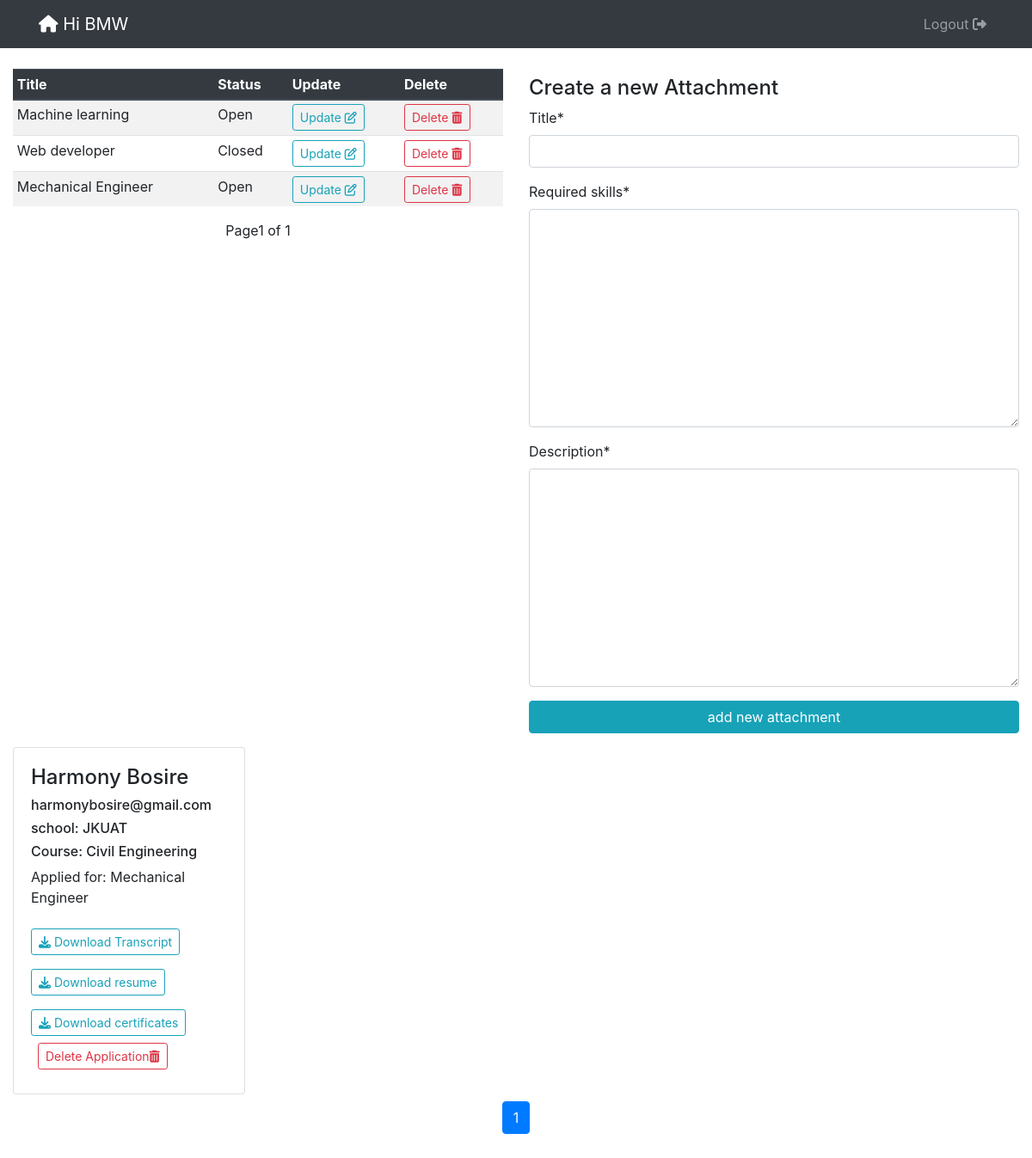
/companies/13/ (signed in), run on the app's committed database.
### openings/models.py (models this page shows, shortened)
class User(AbstractUser):
    is_student = models.BooleanField(default=False)
    is_company = models.BooleanField(default=False)
    is_school = models.BooleanField(default=False)
    first_name = models.CharField(max_length=100)
    last_name = models.CharField(max_length=100)
    official_name = models.CharField(max_length=100, null=True, default="school")
    email = models.CharField(max_length=100, null=True)

class Jobs(models.Model):
    title = models.CharField(max_length=1000)
    required_skills = RichTextField()
    is_open = models.BooleanField(default=True)
    company = models.ForeignKey(Company, on_delete=models.CASCADE, default="Null",null=True)
    description = RichTextField(null=True)

class Application(models.Model):
    job = models.ForeignKey(Jobs, on_delete=models.CASCADE)
    company = models.ForeignKey(Company, on_delete=models.CASCADE, null=True)
    student = models.ForeignKey(Student, on_delete=models.CASCADE)
    upload_cv = models.FileField(upload_to=cert_path, blank=False, null=True)
    upload_certifications = models.FileField(upload_to=cert_path, blank=True, null=True)

class Student(models.Model):
    user = models.OneToOneField(User, on_delete=models.CASCADE)
    school = models.ForeignKey(School, on_delete=models.CASCADE, null=True)
    course = models.CharField(max_length=100, null=True )
    transcript = models.FileField(upload_to=file_path,null=True)

class School(models.Model):
    user = models.OneToOneField(User, on_delete=models.CASCADE)
    reg_no = models.CharField(max_length=100, null=True, unique=True)
    def __str__(self):
        return self.user.username

### openings/views.py (the view, shortened to what this page needs)
# urls.py: path('companies/<str:id>/',  company, name="company"),
@login_required
def company(request, id):
    company = Company.objects.filter(id=request.user.company.id).first()
    job = Jobs.objects.filter(company=company).order_by('-id')
    applications = Application.objects.filter(company_id=request.user.company.id).order_by('-id')
    paginator = Paginator(applications, 4)
    page_number = request.GET.get('page')
    application_obj = paginator.get_page(page_number)
    page = request.GET.get('page', 1)
    paginator = Paginator(job, 15)
    try:
        jobs = paginator.page(page)
    except PageNotAnInteger:
        jobs = paginator.page(1)
    except EmptyPage:
        jobs = paginator.page(paginator.num_pages)
    form = JobForm()
    context = {
        'jobs':jobs,
        'company':company,
        'form':form,
        'application_obj':application_obj
    }
    return render(request, 'company.html', context)

### openings/forms.py (shortened to what this page needs)
class JobForm(ModelForm):
    class Meta:
        model = Jobs
        fields = ('title', 'required_skills', 'is_open', 'description')
        widgets = {'is_open': forms.HiddenInput()}

### templates/company.html (shortened to what this page needs)
{% extends 'base.html' %}
{% load crispy_forms_tags %}
{% block content %}
<header class="site-header">
  <nav class="navbar navbar-expand-md navbar-dark bg-dark ">
    <div class="container">
      <a class="navbar-brand mr-4" href=""><i class="fas fa-home"></i> Hi {{user.username}}</a>
      <div class="collapse navbar-collapse" id="navbarToggle">
        <div class="navbar-nav">
            <a class="nav-item nav-link" href="{% url 'logout' %}">Logout <i class="fas fa-sign-out-alt"></i> </a>
        </div>
      </div>
    </div>
  </nav>
</header>
<div class="container-fluid mt-4 mb-4">
    <div class="row">
        <div class="col-md-6">
            <div class="table-responsive">
                <table class="table table-sm table-striped table-hover">
                  <thead class=" thead-dark">
                    <tr>
                      <th scope="col">Title</th>
                      <th scope="col">Status
                      </th>
                      <th scope="col">Update</th>
                      <th scope="col">Delete</th>
                    </tr>
                  </thead>
                  <tbody>
                    {% for job in jobs %}
                      <tr>
                          <td>{{job.title}}</td>
                          {% if job.is_open == True %}
                            <td>Open</td>
                          {% else %}
                           <td>Closed</td>
                          {% endif %}
                          <td><a class="btn btn-outline-info btn-sm" href="{% url 'update_job' job.id %}">Update <i class="far fa-edit"> </i></a></td>
                          <td><a class="btn btn-outline-danger btn-sm" href="{% url 'delete_job' job.id %}">Delete <i class="fas fa-trash-alt"></i></a></td>
                          </tr>
                    {% endfor %}
                  </tbody>
                  </table>
                </div>
                    <div class="pagination align-items-center justify-content-center">
                      <span class="step-links">
                          <span class="current">
                               Page{{ jobs.number }} of {{ jobs.paginator.num_pages }}
                          </span>
                      </span>
                  </div>
        </div>
        <div class="col-md-6 mt-2 mb-2">
            <h4>Create a new Attachment</h4>
            <form action="" method="post">
                {{ form|crispy}}
                <input class="btn btn-info btn-block" type="submit" value="add new attachment">
            </form>
        </div>
    </div>
    <div class="row">
      {% for application in application_obj %}
      <div class="col-md-3 mt-2 mt-2">
        <div class="card">
          <div class="card-body">
            <h4 class="card-text">{{application.student.user.first_name}} {{application.student.user.last_name}}</h4>
            <h6 class="card-text">{{application.student.user.email}}</h6>
            <h6 class="card-text">school: {{application.student.school}}</h6>
            <h6 class="card-text">Course: {{application.student.course}}</h6>
            <p class="card-text">Applied for: {{application.job.title}}</p>
            <div>
              <a class="btn btn-sm btn-outline-info mt-2 mb-2" href="{{application.student.transcript.url}}" download><i class="fa fa-download"></i> Download Transcript</a>
              <a class="btn btn-sm btn-outline-info mt-2 mb-2" href="{{application.upload_cv.url}}" download><i class="fa fa-download"></i> Download resume</a>
              <a class="btn btn-sm btn-outline-info mt-2 mb-2" href="{{application.upload_certifications.url}}" download><i class="fa fa-download"></i> Download certificates</a>
              <a class="btn btn-outline-danger btn-sm ml-2 mb-2" href="{% url 'delete_application' application.id %}">Delete Application<i class="fas fa-trash-alt"></i></a>
            </div>
          </div>
        </div>
      </div>
      {% endfor %}
    </div>
<div class="mt-2 mb-2">
  <nav class="d-flex justify-content-center wow fadeIn">
    <ul class="pagination pg-blue">
        <li class="page-item active">
          <a class="page-link" >{{ application_obj.number }}
          </a>
        </li>
    </ul>
  </nav>
</div>
</div>
{% endblock %}

### data on the page
User: username "BMW"
Jobs: title "Machine learning", is_open "Open"
Jobs: title "Web developer", is_open "Closed"
Jobs: title "Mechanical Engineer", is_open "Open"
Application: student.user.first_name "Harmony", student.user.last_name "Bosire", student.user.email "harmonybosire@gmail.com", student.school "JKUAT", student.course "Civil Engineering", job "Mechanical Engineer"

### other printed values
{{ jobs.number }} "1"
{{ jobs.paginator.num_pages }} "1"
{{ application_obj.number }} "1"
